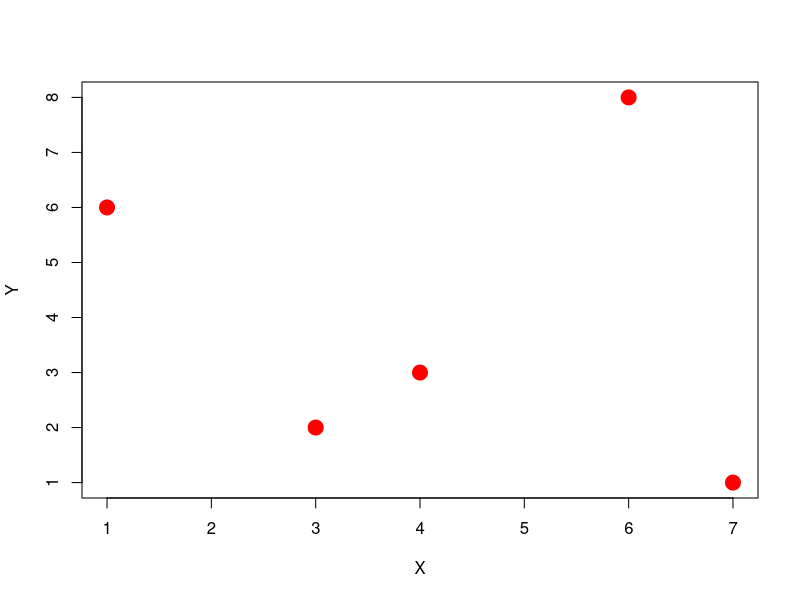

This chart was generated by the following R code:
## ---- chunk 1
# mon code R
summary(cars)
## ---- chunk 2
plot(x = c(1,3,7,4,6), 
     y = c(6,2,1,3,8), 
     pch = 20, 
     cex = 3, 
     col= "red",
     xlab = "X", 
     ylab = "Y")    
